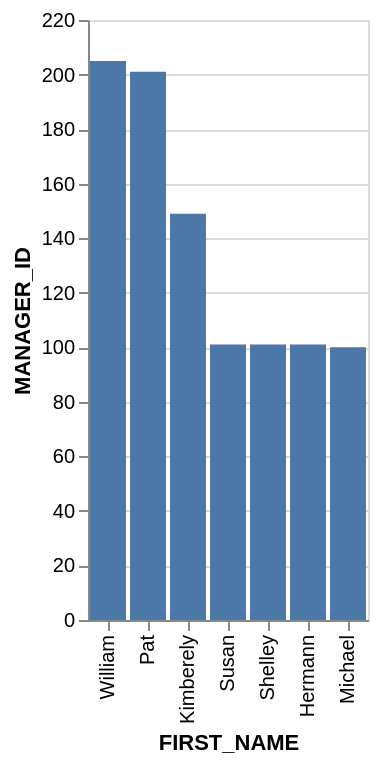

The Vega-Lite source for this figure:
### Vega-Lite specification from a JSON file in a GitHub repository (floating-point values rounded to 4 significant figures)
{"data": {"values": [{"x_data": "William", "y_data": 205}, {"x_data": "Pat", "y_data": 201}, {"x_data": "Kimberely", "y_data": 149}, {"x_data": "Susan", "y_data": 101}, {"x_data": "Shelley", "y_data": 101}, {"x_data": "Hermann", "y_data": 101}, {"x_data": "Michael", "y_data": 100}]}, "mark": "bar", "encoding": {"x": {"field": "x_data", "type": "nominal", "title": "FIRST_NAME", "sort": {"op": "sum", "field": "y_data", "order": "descending"}}, "y": {"field": "y_data", "type": "quantitative", "title": "MANAGER_ID"}}}
